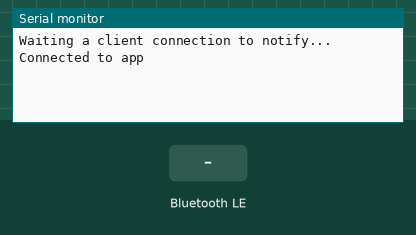
Recording of a sketch running on a simulated ESP32. Parts: the last lines printed to the serial monitor. Inputs (shaded band) come from the test bench. Nothing arrives over Bluetooth unless stated; a phone connects over Bluetooth LE 3 s after start.

Above: at 4.2 s.
4.3 s: Bluetooth LE write "1" received
At 5.2 s:
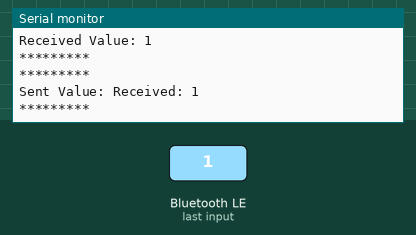
5.8 s: Bluetooth LE write "0" received
At 6.3 s:
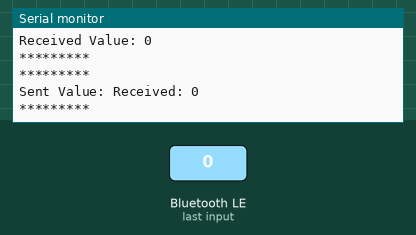
7.3 s: Bluetooth LE write "2" received
At 8.6 s:
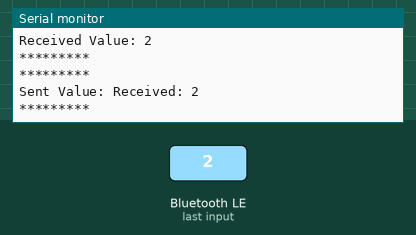

The sketch:

BLE_ESP32.ino
```cpp
/*

*/
#include <BLEDevice.h>
#include <BLEServer.h>
#include <BLEUtils.h>
#include <BLE2902.h>

BLEServer *pServer = NULL;
BLECharacteristic * pTxCharacteristic;
bool deviceConnected = false;
bool oldDeviceConnected = false;
uint8_t txValue = 0;

#define SERVICE_UUID           "6E400001-B5A3-F393-E0A9-E50E24DCCA9E" // UART service UUID
#define CHARACTERISTIC_UUID_RX "6E400002-B5A3-F393-E0A9-E50E24DCCA9E"
#define CHARACTERISTIC_UUID_TX "6E400003-B5A3-F393-E0A9-E50E24DCCA9E"


class MyServerCallbacks: public BLEServerCallbacks {
    void onConnect(BLEServer* pServer) {
      deviceConnected = true;
      Serial.println("Connected to app");
    };

    void onDisconnect(BLEServer* pServer) {
      deviceConnected = false;
      Serial.println("Disconnected from app");
    }
};

class MyCallbacks: public BLECharacteristicCallbacks {
    void onWrite(BLECharacteristic *pCharacteristic) {
      std::string rxValue = pCharacteristic->getValue();

      if (rxValue.length() > 0) {
        if (deviceConnected) {
          std::string txString = "Received: ";
          txString += rxValue;
          pTxCharacteristic->setValue(txString);
          pTxCharacteristic->notify();
          delay(10); // bluetooth stack will go into congestion, if too many packets are sent
          Serial.println("*********");
          Serial.print("Received Value: ");
          for (int i = 0; i < rxValue.length(); i++)
            Serial.print(rxValue[i]);
          Serial.println();
          Serial.println("*********");
          Serial.println("*********");
          Serial.print("Sent Value: ");
          for (int i = 0; i < txString.length(); i++)
            Serial.print(txString[i]);
          Serial.println();
          Serial.println("*********");
        }


      }
    }
};


void setup() {
  Serial.begin(115200);

  // Create the BLE Device
  BLEDevice::init("BLE_ESP32");

  // Create the BLE Server
  pServer = BLEDevice::createServer();
  pServer->setCallbacks(new MyServerCallbacks());

  // Create the BLE Service
  BLEService *pService = pServer->createService(SERVICE_UUID);

  // Create a BLE Characteristic
  pTxCharacteristic = pService->createCharacteristic(
										CHARACTERISTIC_UUID_TX,
										BLECharacteristic::PROPERTY_NOTIFY
									);

  pTxCharacteristic->addDescriptor(new BLE2902());

  BLECharacteristic * pRxCharacteristic = pService->createCharacteristic(
											 CHARACTERISTIC_UUID_RX,
											BLECharacteristic::PROPERTY_WRITE
										);

  pRxCharacteristic->setCallbacks(new MyCallbacks());

  // Start the service
  pService->start();

  // Start advertising
  pServer->getAdvertising()->start();
  Serial.println("Waiting a client connection to notify...");
}

void loop() {

    // disconnecting
    if (!deviceConnected && oldDeviceConnected) {
        delay(500); // give the bluetooth stack the chance to get things ready
        pServer->startAdvertising(); // restart advertising
        Serial.println("Restart advertising");
        oldDeviceConnected = deviceConnected;
    }
    // connecting
    if (deviceConnected && !oldDeviceConnected) {
		// do stuff here on connecting
        oldDeviceConnected = deviceConnected;
    }
}
```

Measured:
- after the input at 4.3 s, the serial monitor: prints a new line after 0.06 s (image 1)
- after the input at 5.8 s, the serial monitor: prints a new line after 0.06 s (image 2)
- after the input at 7.3 s, the serial monitor: prints a new line after 0.06 s (image 3)
